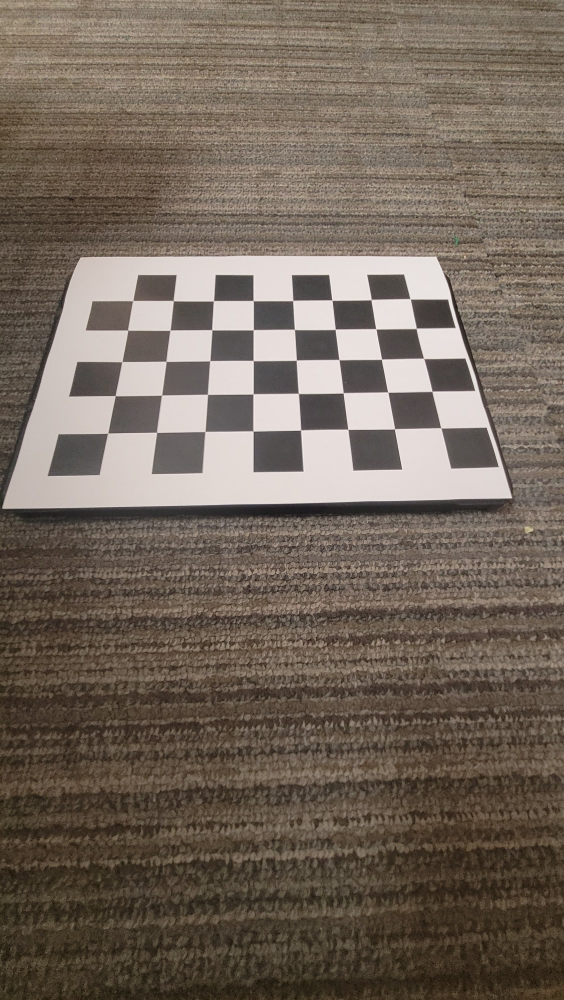
#> input picture calibration_images/cb1.jpeg, 2256 x 4000 px, given in place of the camera (shown at 1/4 size)
$ python topdown_realtime_h.py
#> lines starting #> are read from the running program, lines starting #| are printed output that depends on the picture
import cv2
import numpy as np
import time

sharp_kernel = np.array([[-1,-1,-1], [-1,9,-1], [-1,-1,-1]])

#overlay parameters
isClosed = True
color = (255, 0, 0)
thickness = 2


#trapezoid points, have to be pakka finalized
trapezoid_pts = np.array([[490 ,2690], [1660,2690], [2030,3350], [70,3350]], dtype='float32') # for portrait mode on 2511 4K

#size of window//can be experimented
rectangle_pts = np.array([[0,0],[1920,0],[1920,1080],[0,1080]],dtype='float32')
perspective_matrix = cv2.getPerspectiveTransform(trapezoid_pts, rectangle_pts)

capture = cv2.VideoCapture(0)

while True:
    _, frame = capture.read()
#> frame is the input picture: shape (4000, 2256, 3); mean B, G, R 90.9, 102.4, 114.8
    transformed_image = cv2.warpPerspective(frame, perspective_matrix, (1920, 1080))
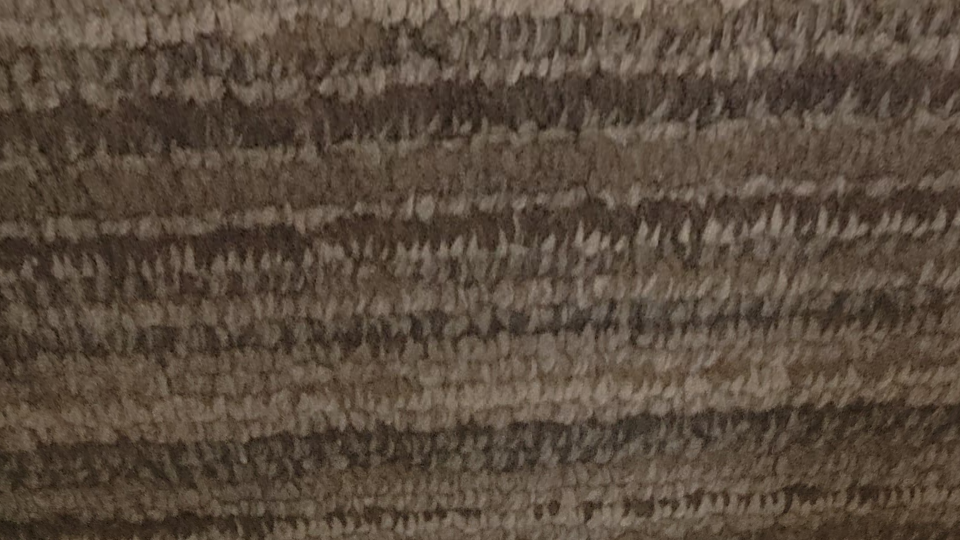
#> transformed_image: shape (1080, 1920, 3) (shown at 1/2 size); mean B, G, R 61.4, 74.8, 89.3
    transformed_image = cv2.rotate(transformed_image,cv2.ROTATE_180)
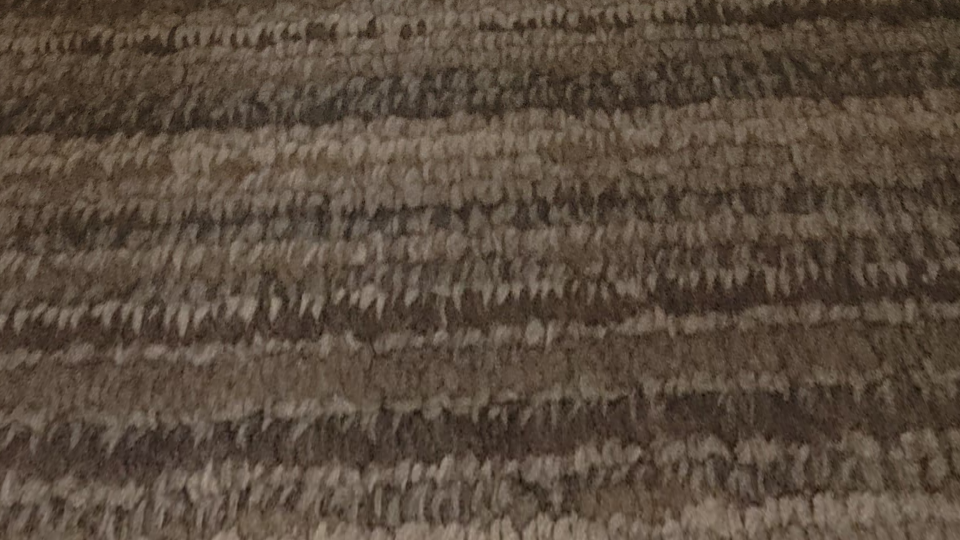
#> transformed_image: shape (1080, 1920, 3) (shown at 1/2 size); mean B, G, R 61.4, 74.8, 89.3
    transformed_image_s = cv2.filter2D(transformed_image, -1, sharp_kernel) #sharpening
    transformed_image_s = cv2.resize(transformed_image_s,(960,540))
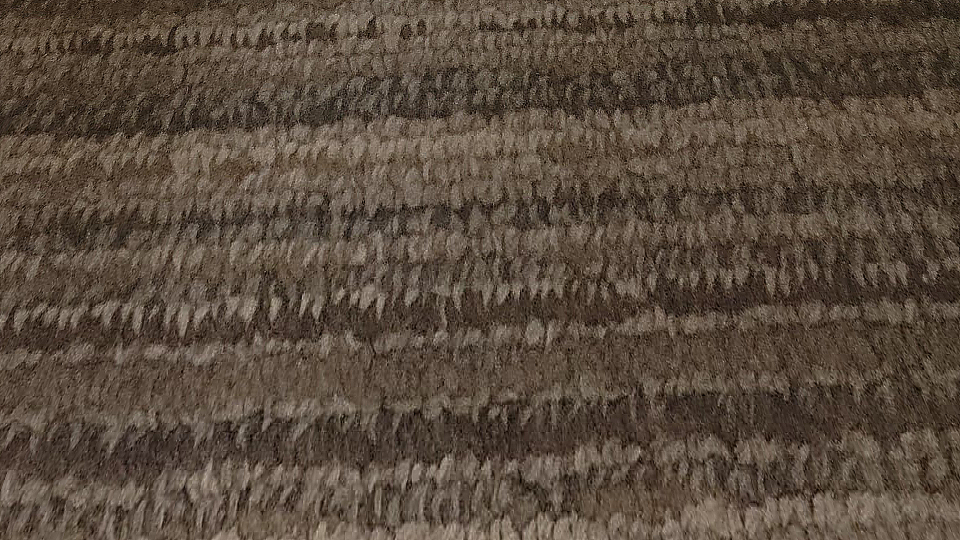
#> transformed_image_s: shape (540, 960, 3); mean B, G, R 61.8, 75, 89.5
    frame = cv2.polylines(frame, np.int32([trapezoid_pts]), isClosed, color, thickness)
    frame = cv2.resize(frame,(303,540))
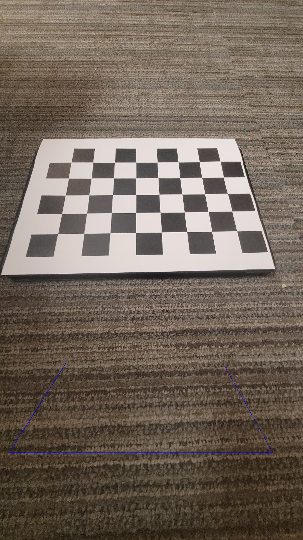
#> frame: shape (540, 303, 3); mean B, G, R 91.2, 102.3, 114.6
    subplot_image = np.concatenate((frame, transformed_image_s), axis=1)
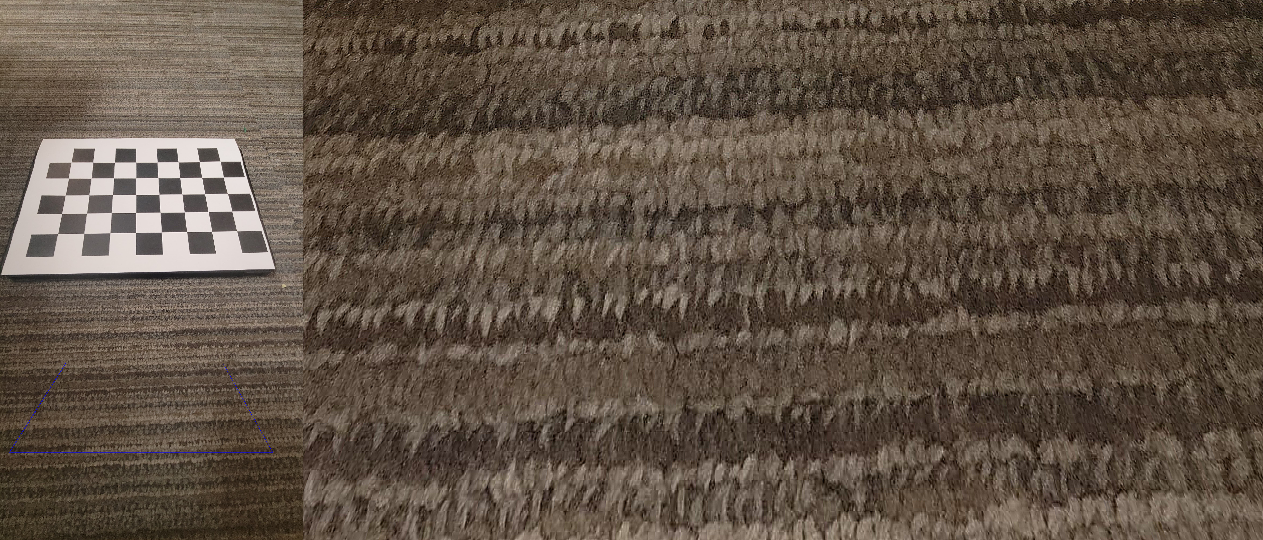
#> subplot_image: shape (540, 1263, 3); mean B, G, R 68.8, 81.6, 95.5
    # cv2.imshow("User Feed",frame)
    # cv2.imshow("Top Down View",transformed_image_s)
    cv2.imshow("Feed",subplot_image)

    if cv2.waitKey(1) == ord("x"): #press x to exit the capture window and take a photo image saved as test.png (will be replaced for each capture)
#> (key x is pressed here)
        cv2.imwrite("test.png",frame)
        break

capture.release()
cv2.destroyAllWindows()

$ run again, on calibration_images/cb10.jpeg
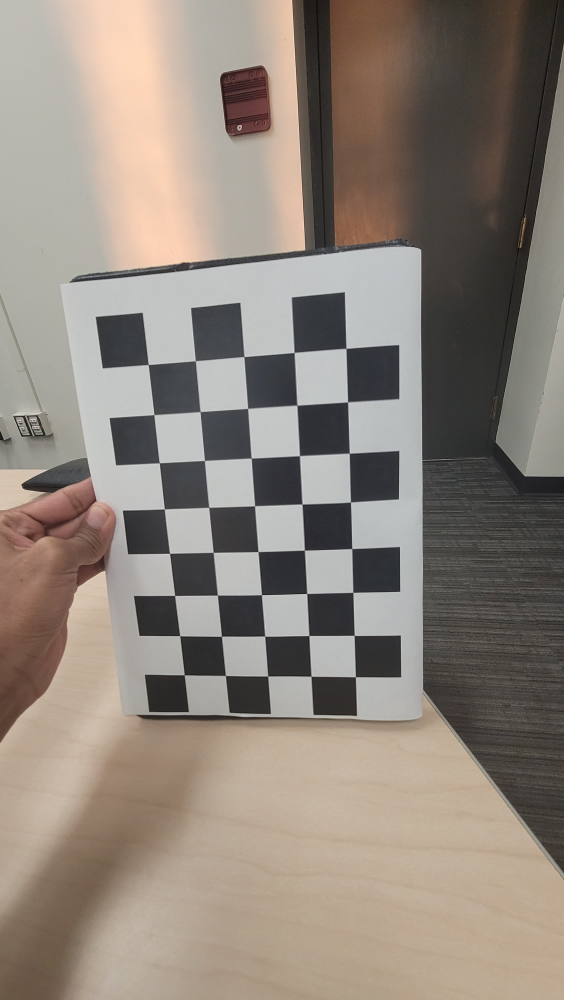
#> input picture calibration_images/cb10.jpeg, 2256 x 4000 px, given in place of the camera (shown at 1/4 size)
#> frame is the input picture: shape (4000, 2256, 3); mean B, G, R 123.4, 133.1, 143.1
#> `transformed_image_s = cv2.resize(transformed_image_s,(960,540))`:
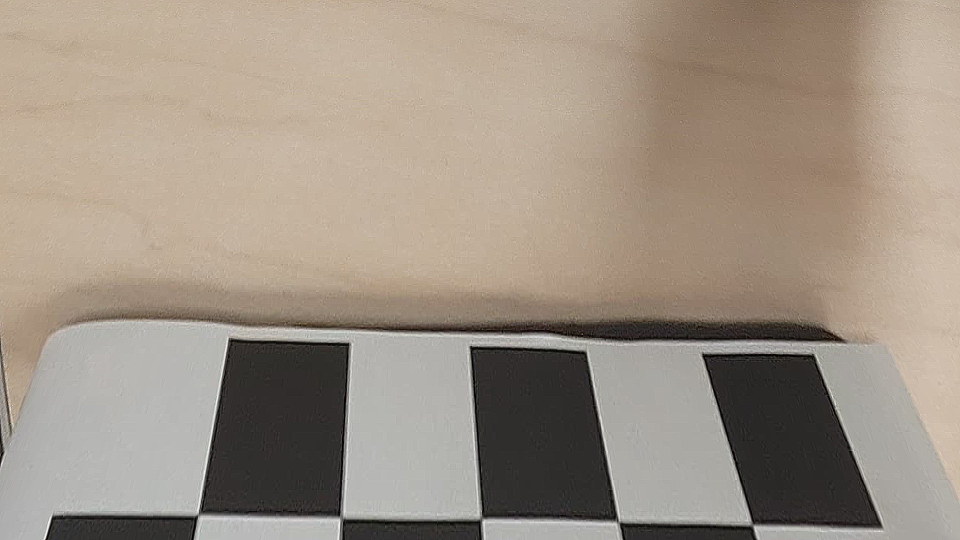
#> transformed_image_s: shape (540, 960, 3); mean B, G, R 132.8, 146.1, 158.3
#> `subplot_image = np.concatenate((frame, transformed_image_s), axis=1)`:
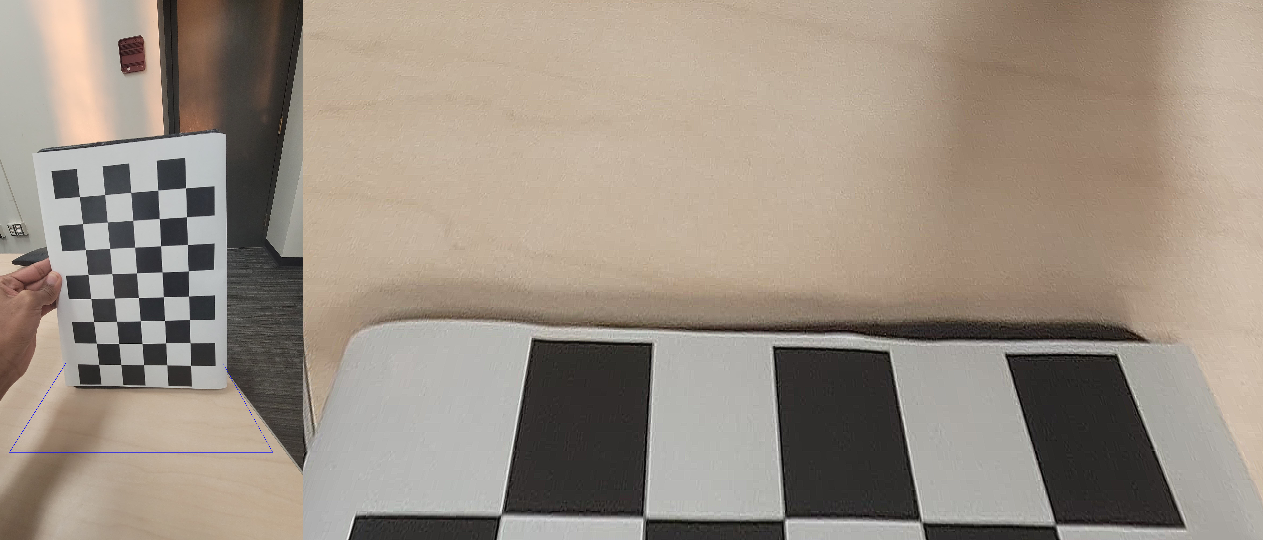
#> subplot_image: shape (540, 1263, 3); mean B, G, R 130.6, 142.9, 154.5

$ run again, on calibration_images/cb11.jpeg
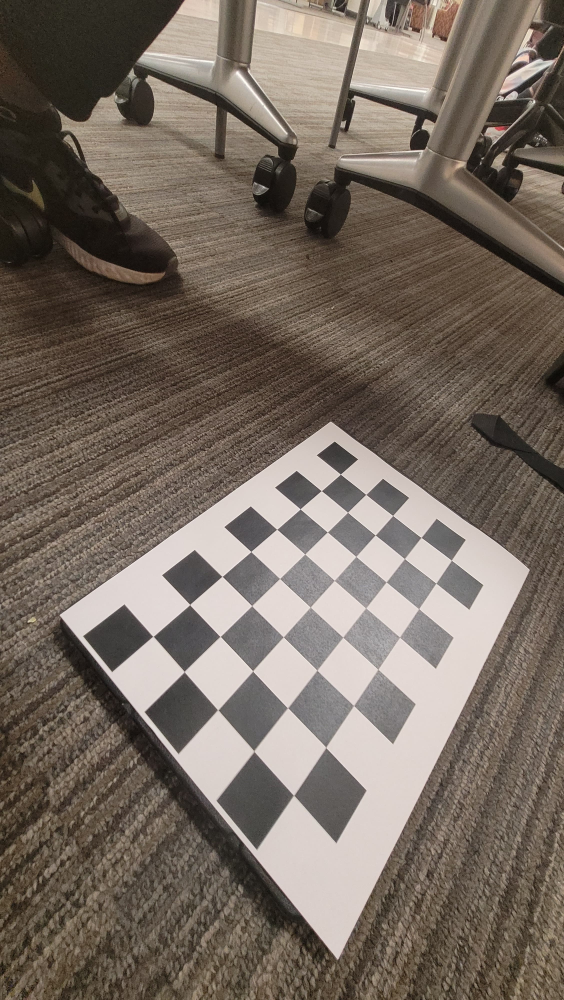
#> input picture calibration_images/cb11.jpeg, 2256 x 4000 px, given in place of the camera (shown at 1/4 size)
#> frame is the input picture: shape (4000, 2256, 3); mean B, G, R 96.3, 106.3, 117.7
#> `transformed_image_s = cv2.resize(transformed_image_s,(960,540))`:
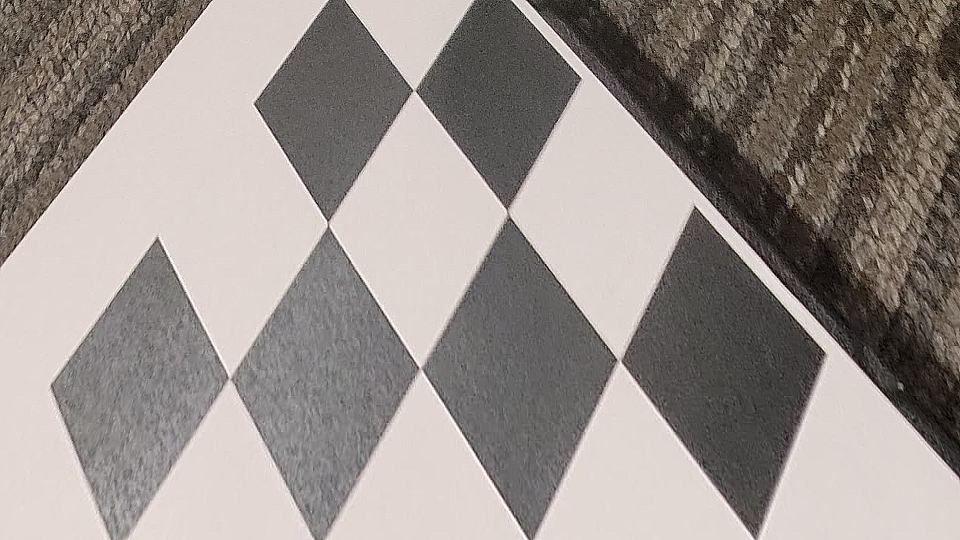
#> transformed_image_s: shape (540, 960, 3); mean B, G, R 139.2, 143.6, 151.7
#> `subplot_image = np.concatenate((frame, transformed_image_s), axis=1)`:
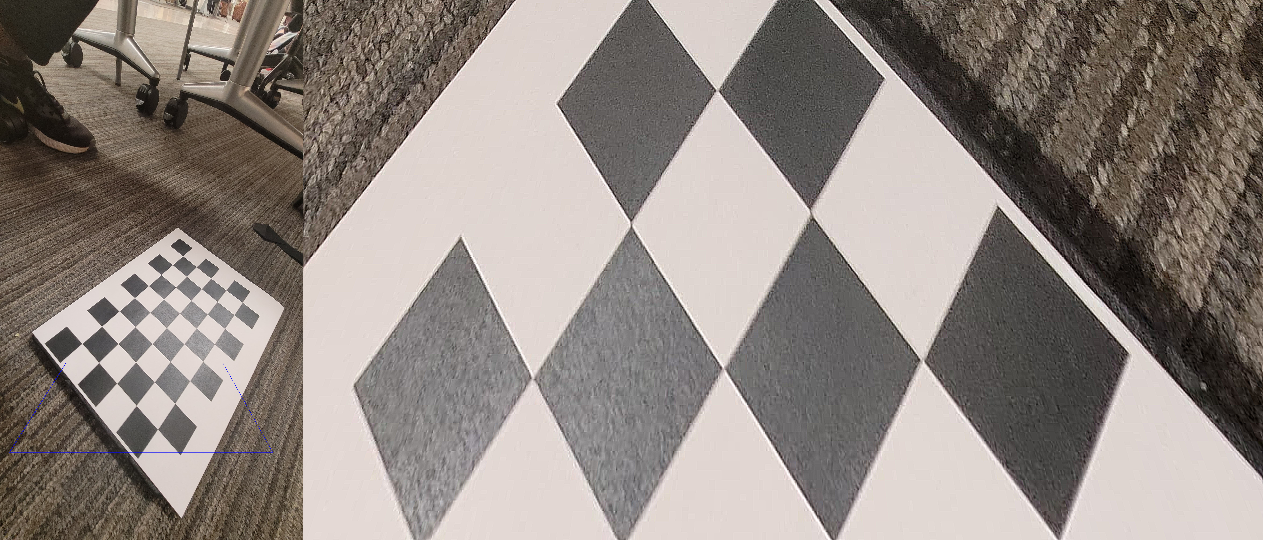
#> subplot_image: shape (540, 1263, 3); mean B, G, R 128.9, 134.6, 143.5

$ run again, on calibration_images/cb2.jpeg
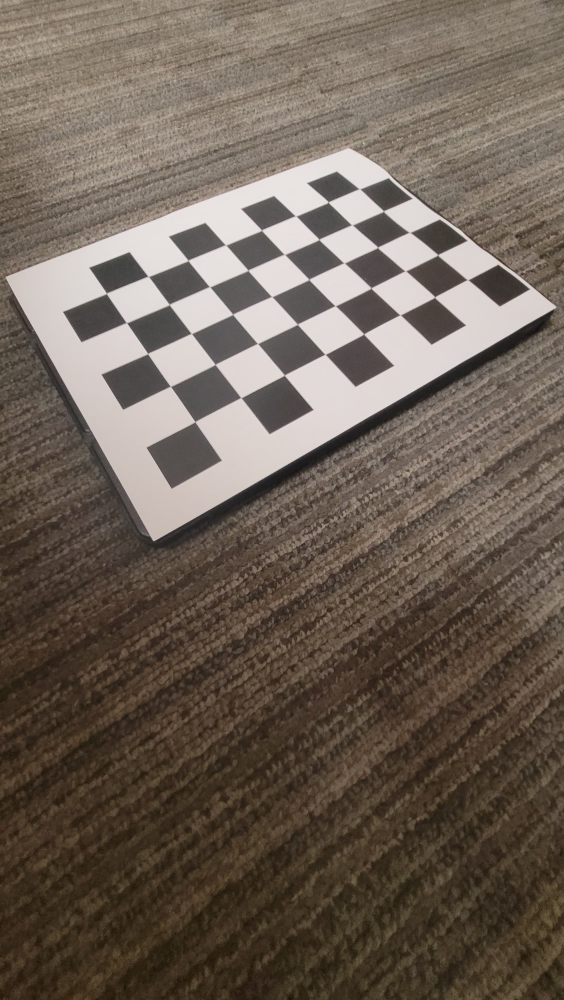
#> input picture calibration_images/cb2.jpeg, 2256 x 4000 px, given in place of the camera (shown at 1/4 size)
#> frame is the input picture: shape (4000, 2256, 3); mean B, G, R 86.1, 97.3, 109.3
#> `transformed_image_s = cv2.resize(transformed_image_s,(960,540))`:
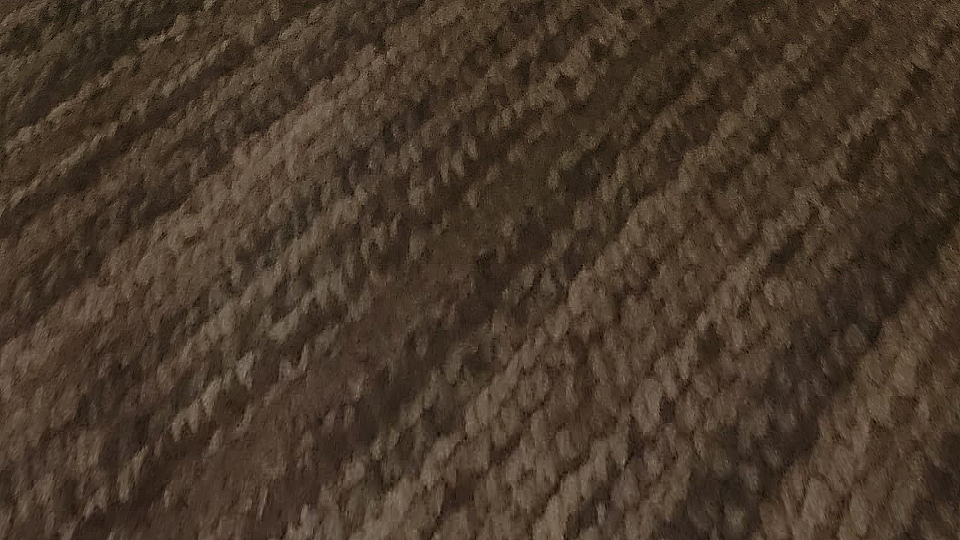
#> transformed_image_s: shape (540, 960, 3); mean B, G, R 42.5, 56.3, 71.9
#> `subplot_image = np.concatenate((frame, transformed_image_s), axis=1)`:
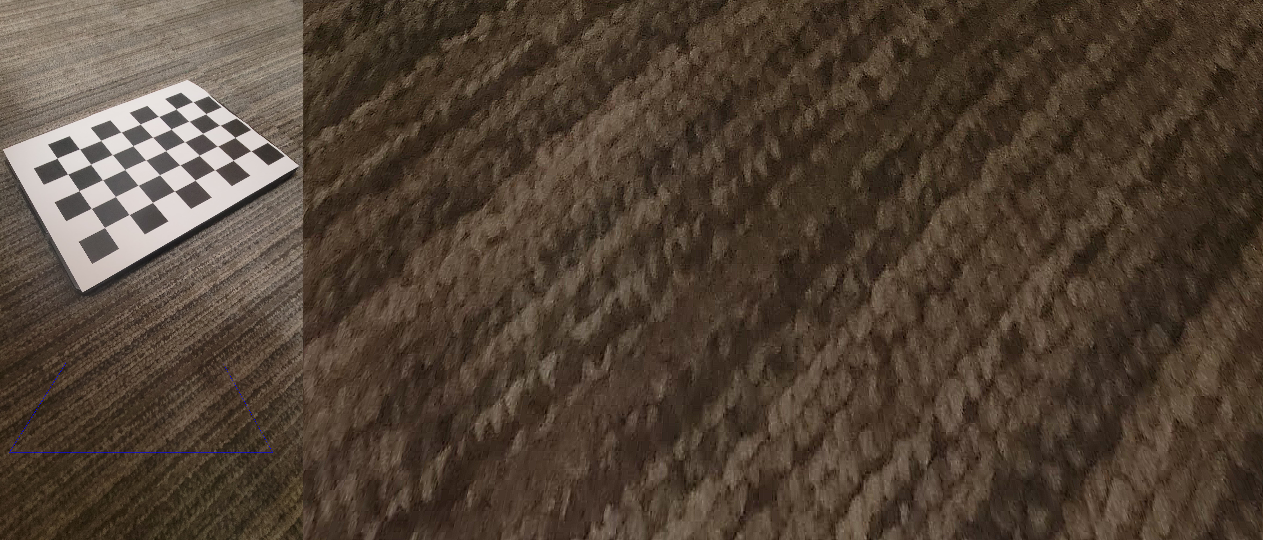
#> subplot_image: shape (540, 1263, 3); mean B, G, R 53, 66.1, 80.8
